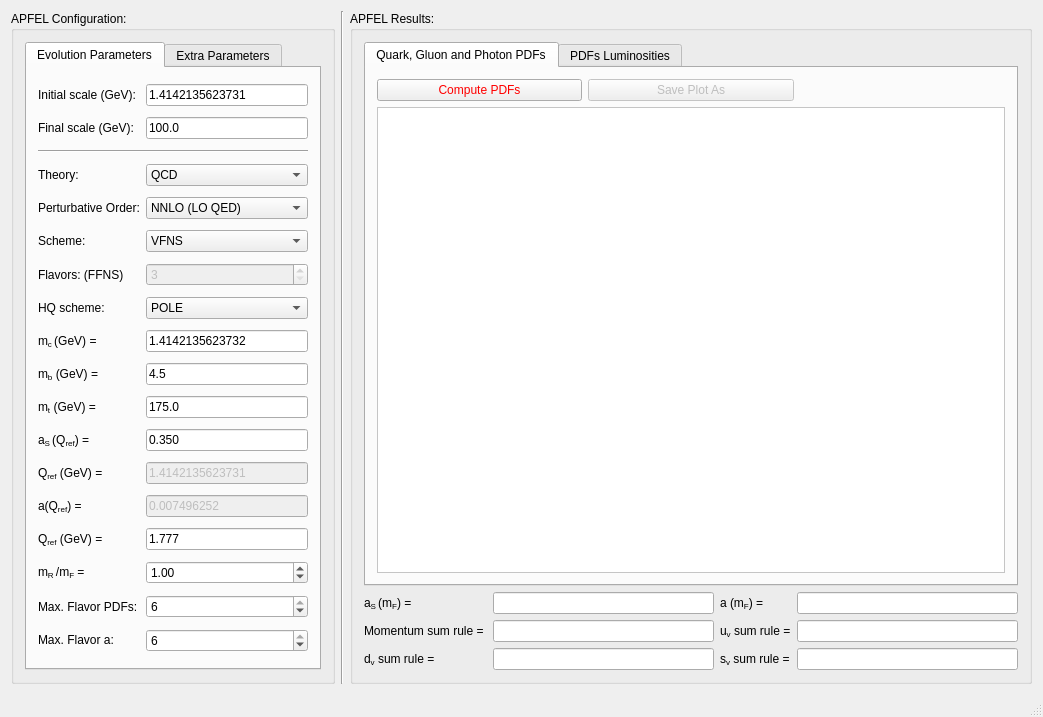
<?xml version="1.0" encoding="UTF-8"?>
<ui version="4.0">
 <class>MainWindow</class>
 <widget class="QMainWindow" name="MainWindow">
  <property name="geometry">
   <rect>
    <x>0</x>
    <y>0</y>
    <width>1043</width>
    <height>717</height>
   </rect>
  </property>
  <property name="sizePolicy">
   <sizepolicy hsizetype="Fixed" vsizetype="Fixed">
    <horstretch>0</horstretch>
    <verstretch>0</verstretch>
   </sizepolicy>
  </property>
  <property name="windowTitle">
   <string>APFEL GUI</string>
  </property>
  <property name="windowIcon">
   <iconset resource="../resources/resource.qrc">
    <normaloff>:/new/prefix1/logo.png</normaloff>:/new/prefix1/logo.png</iconset>
  </property>
  <widget class="QWidget" name="centralWidget">
   <layout class="QGridLayout" name="gridLayout_4">
    <item row="0" column="1">
     <widget class="Line" name="line">
      <property name="orientation">
       <enum>Qt::Vertical</enum>
      </property>
     </widget>
    </item>
    <item row="0" column="2">
     <widget class="QGroupBox" name="groupBox_2">
      <property name="title">
       <string>APFEL Results:</string>
      </property>
      <layout class="QGridLayout" name="gridLayout">
       <item row="4" column="1">
        <widget class="QLineEdit" name="lineEdit_5">
         <property name="readOnly">
          <bool>true</bool>
         </property>
        </widget>
       </item>
       <item row="5" column="2">
        <widget class="QLabel" name="label_15">
         <property name="text">
          <string>&lt;html&gt;&lt;head/&gt;&lt;body&gt;&lt;p&gt;s&lt;span style=&quot; vertical-align:sub;&quot;&gt;v&lt;/span&gt; sum rule =&lt;/p&gt;&lt;/body&gt;&lt;/html&gt;</string>
         </property>
        </widget>
       </item>
       <item row="3" column="3">
        <widget class="QLineEdit" name="lineEdit_4">
         <property name="readOnly">
          <bool>true</bool>
         </property>
        </widget>
       </item>
       <item row="3" column="1">
        <widget class="QLineEdit" name="lineEdit_3">
         <property name="readOnly">
          <bool>true</bool>
         </property>
        </widget>
       </item>
       <item row="3" column="0">
        <widget class="QLabel" name="label_10">
         <property name="text">
          <string>&lt;html&gt;&lt;head/&gt;&lt;body&gt;&lt;p&gt;&lt;span style=&quot; font-family:'Symbol';&quot;&gt;a&lt;/span&gt;&lt;span style=&quot; vertical-align:sub;&quot;&gt;S &lt;/span&gt;(&lt;span style=&quot; font-family:'Symbol';&quot;&gt;m&lt;/span&gt;&lt;span style=&quot; vertical-align:sub;&quot;&gt;F&lt;/span&gt;) =&lt;/p&gt;&lt;/body&gt;&lt;/html&gt;</string>
         </property>
        </widget>
       </item>
       <item row="3" column="2">
        <widget class="QLabel" name="label_11">
         <property name="text">
          <string>&lt;html&gt;&lt;head/&gt;&lt;body&gt;&lt;p&gt;&lt;span style=&quot; font-family:'Symbol';&quot;&gt;a &lt;/span&gt;(&lt;span style=&quot; font-family:'Symbol';&quot;&gt;m&lt;/span&gt;&lt;span style=&quot; vertical-align:sub;&quot;&gt;F&lt;/span&gt;) =&lt;/p&gt;&lt;/body&gt;&lt;/html&gt;</string>
         </property>
        </widget>
       </item>
       <item row="5" column="0">
        <widget class="QLabel" name="label_14">
         <property name="text">
          <string>&lt;html&gt;&lt;head/&gt;&lt;body&gt;&lt;p&gt;d&lt;span style=&quot; vertical-align:sub;&quot;&gt;v&lt;/span&gt; sum rule =&lt;/p&gt;&lt;/body&gt;&lt;/html&gt;</string>
         </property>
        </widget>
       </item>
       <item row="5" column="1">
        <widget class="QLineEdit" name="lineEdit_7">
         <property name="readOnly">
          <bool>true</bool>
         </property>
        </widget>
       </item>
       <item row="5" column="3">
        <widget class="QLineEdit" name="lineEdit_8">
         <property name="readOnly">
          <bool>true</bool>
         </property>
        </widget>
       </item>
       <item row="4" column="0">
        <widget class="QLabel" name="label_12">
         <property name="text">
          <string>&lt;html&gt;&lt;head/&gt;&lt;body&gt;&lt;p&gt;Momentum sum rule = &lt;/p&gt;&lt;/body&gt;&lt;/html&gt;</string>
         </property>
        </widget>
       </item>
       <item row="4" column="3">
        <widget class="QLineEdit" name="lineEdit_6">
         <property name="readOnly">
          <bool>true</bool>
         </property>
        </widget>
       </item>
       <item row="4" column="2">
        <widget class="QLabel" name="label_13">
         <property name="text">
          <string>&lt;html&gt;&lt;head/&gt;&lt;body&gt;&lt;p&gt;u&lt;span style=&quot; vertical-align:sub;&quot;&gt;v&lt;/span&gt; sum rule =&lt;/p&gt;&lt;/body&gt;&lt;/html&gt;</string>
         </property>
        </widget>
       </item>
       <item row="1" column="0" colspan="4">
        <widget class="QTabWidget" name="tabWidget">
         <property name="minimumSize">
          <size>
           <width>650</width>
           <height>400</height>
          </size>
         </property>
         <property name="currentIndex">
          <number>0</number>
         </property>
         <widget class="QWidget" name="tab">
          <attribute name="title">
           <string>Quark, Gluon and Photon PDFs</string>
          </attribute>
          <layout class="QGridLayout" name="gridLayout_2">
           <item row="0" column="0">
            <widget class="QPushButton" name="pushButton">
             <property name="styleSheet">
              <string notr="true">color: red</string>
             </property>
             <property name="text">
              <string>Compute PDFs</string>
             </property>
            </widget>
           </item>
           <item row="0" column="1">
            <widget class="QPushButton" name="pushButton_2">
             <property name="enabled">
              <bool>false</bool>
             </property>
             <property name="text">
              <string>Save Plot As</string>
             </property>
            </widget>
           </item>
           <item row="0" column="2">
            <widget class="QLabel" name="label_8">
             <property name="styleSheet">
              <string notr="true">image: url(:/new/prefix1/logoapfel.png);</string>
             </property>
             <property name="text">
              <string/>
             </property>
            </widget>
           </item>
           <item row="1" column="0" colspan="3">
            <widget class="QGraphicsView" name="graphicsView">
             <property name="sizePolicy">
              <sizepolicy hsizetype="Preferred" vsizetype="Preferred">
               <horstretch>0</horstretch>
               <verstretch>0</verstretch>
              </sizepolicy>
             </property>
             <property name="minimumSize">
              <size>
               <width>628</width>
               <height>433</height>
              </size>
             </property>
             <property name="styleSheet">
              <string notr="true">background-image: url(:/new/prefix1/splash.png);
background-repeat: no;
background-position: center;
background-color: rgb(255, 255, 255);
</string>
             </property>
             <property name="dragMode">
              <enum>QGraphicsView::NoDrag</enum>
             </property>
            </widget>
           </item>
          </layout>
         </widget>
         <widget class="QWidget" name="tab_2">
          <attribute name="title">
           <string>PDFs Luminosities</string>
          </attribute>
          <layout class="QGridLayout" name="gridLayout_5">
           <item row="0" column="0">
            <widget class="QPushButton" name="pushButton_3">
             <property name="styleSheet">
              <string notr="true">color: rgb(255, 0, 0);</string>
             </property>
             <property name="text">
              <string>Compute Luminosities</string>
             </property>
            </widget>
           </item>
           <item row="0" column="1">
            <widget class="QPushButton" name="pushButton_4">
             <property name="enabled">
              <bool>false</bool>
             </property>
             <property name="text">
              <string>Save Plot As</string>
             </property>
            </widget>
           </item>
           <item row="0" column="2">
            <widget class="QLabel" name="label_27">
             <property name="styleSheet">
              <string notr="true">image: url(:/new/prefix1/logoapfel.png);</string>
             </property>
             <property name="text">
              <string/>
             </property>
            </widget>
           </item>
           <item row="1" column="0" colspan="3">
            <widget class="QGraphicsView" name="graphicsView_2">
             <property name="sizePolicy">
              <sizepolicy hsizetype="Preferred" vsizetype="Preferred">
               <horstretch>0</horstretch>
               <verstretch>0</verstretch>
              </sizepolicy>
             </property>
             <property name="styleSheet">
              <string notr="true">background-image: url(:/new/prefix1/splash.png);
background-repeat: no;
background-position: center;
background-color: rgb(255, 255, 255);
</string>
             </property>
             <property name="dragMode">
              <enum>QGraphicsView::NoDrag</enum>
             </property>
            </widget>
           </item>
          </layout>
         </widget>
        </widget>
       </item>
      </layout>
     </widget>
    </item>
    <item row="0" column="0">
     <widget class="QGroupBox" name="groupBox">
      <property name="title">
       <string>APFEL Configuration:</string>
      </property>
      <layout class="QGridLayout" name="gridLayout_7">
       <item row="0" column="0">
        <widget class="QTabWidget" name="tabWidget_2">
         <property name="currentIndex">
          <number>0</number>
         </property>
         <widget class="QWidget" name="tab_3">
          <attribute name="title">
           <string>Evolution Parameters</string>
          </attribute>
          <layout class="QGridLayout" name="gridLayout_3">
           <item row="0" column="0">
            <widget class="QLabel" name="label">
             <property name="text">
              <string>Initial scale (GeV):</string>
             </property>
            </widget>
           </item>
           <item row="0" column="1">
            <widget class="QLineEdit" name="lineEdit_2">
             <property name="text">
              <string>1.4142135623731</string>
             </property>
            </widget>
           </item>
           <item row="1" column="0">
            <widget class="QLabel" name="label_2">
             <property name="text">
              <string>Final scale (GeV):</string>
             </property>
            </widget>
           </item>
           <item row="1" column="1">
            <widget class="QLineEdit" name="lineEdit_9">
             <property name="text">
              <string>100.0</string>
             </property>
            </widget>
           </item>
           <item row="2" column="0" colspan="2">
            <widget class="Line" name="line_2">
             <property name="orientation">
              <enum>Qt::Horizontal</enum>
             </property>
            </widget>
           </item>
           <item row="3" column="0">
            <widget class="QLabel" name="label_3">
             <property name="text">
              <string>Theory:</string>
             </property>
            </widget>
           </item>
           <item row="3" column="1">
            <widget class="QComboBox" name="comboBox">
             <item>
              <property name="text">
               <string>QCD</string>
              </property>
             </item>
             <item>
              <property name="text">
               <string>QED</string>
              </property>
             </item>
             <item>
              <property name="text">
               <string>QECDP</string>
              </property>
             </item>
             <item>
              <property name="text">
               <string>QCEDP</string>
              </property>
             </item>
             <item>
              <property name="text">
               <string>QavDP</string>
              </property>
             </item>
             <item>
              <property name="text">
               <string>QECDS</string>
              </property>
             </item>
             <item>
              <property name="text">
               <string>QCEDS</string>
              </property>
             </item>
             <item>
              <property name="text">
               <string>QavDS</string>
              </property>
             </item>
            </widget>
           </item>
           <item row="4" column="0">
            <widget class="QLabel" name="label_4">
             <property name="text">
              <string>Perturbative Order:</string>
             </property>
            </widget>
           </item>
           <item row="4" column="1">
            <widget class="QComboBox" name="comboBox_2">
             <property name="currentIndex">
              <number>2</number>
             </property>
             <item>
              <property name="text">
               <string>LO (LO QED)</string>
              </property>
             </item>
             <item>
              <property name="text">
               <string>NLO (LO QED)</string>
              </property>
             </item>
             <item>
              <property name="text">
               <string>NNLO (LO QED)</string>
              </property>
             </item>
            </widget>
           </item>
           <item row="5" column="0">
            <widget class="QLabel" name="label_5">
             <property name="text">
              <string>Scheme:</string>
             </property>
            </widget>
           </item>
           <item row="5" column="1">
            <widget class="QComboBox" name="comboBox_3">
             <item>
              <property name="text">
               <string>VFNS</string>
              </property>
             </item>
             <item>
              <property name="text">
               <string>FFNS</string>
              </property>
             </item>
            </widget>
           </item>
           <item row="6" column="0">
            <widget class="QLabel" name="label_9">
             <property name="text">
              <string>Flavors: (FFNS)</string>
             </property>
            </widget>
           </item>
           <item row="6" column="1">
            <widget class="QSpinBox" name="spinBox">
             <property name="enabled">
              <bool>false</bool>
             </property>
             <property name="minimum">
              <number>3</number>
             </property>
             <property name="maximum">
              <number>6</number>
             </property>
            </widget>
           </item>
           <item row="7" column="0">
            <widget class="QLabel" name="label_6">
             <property name="text">
              <string>HQ scheme:</string>
             </property>
            </widget>
           </item>
           <item row="7" column="1">
            <widget class="QComboBox" name="comboBox_4">
             <property name="enabled">
              <bool>true</bool>
             </property>
             <item>
              <property name="text">
               <string>POLE</string>
              </property>
             </item>
             <item>
              <property name="text">
               <string>MSbar</string>
              </property>
             </item>
            </widget>
           </item>
           <item row="8" column="0">
            <widget class="QLabel" name="label_20">
             <property name="text">
              <string>&lt;html&gt;&lt;head/&gt;&lt;body&gt;&lt;p&gt;m&lt;span style=&quot; vertical-align:sub;&quot;&gt;c &lt;/span&gt; (GeV) =&lt;/p&gt;&lt;/body&gt;&lt;/html&gt;</string>
             </property>
            </widget>
           </item>
           <item row="8" column="1">
            <widget class="QLineEdit" name="lineEdit_10">
             <property name="inputMethodHints">
              <set>Qt::ImhDigitsOnly</set>
             </property>
             <property name="inputMask">
              <string notr="true"/>
             </property>
             <property name="text">
              <string>1.4142135623732</string>
             </property>
            </widget>
           </item>
           <item row="9" column="0">
            <widget class="QLabel" name="label_21">
             <property name="text">
              <string>&lt;html&gt;&lt;head/&gt;&lt;body&gt;&lt;p&gt;m&lt;span style=&quot; vertical-align:sub;&quot;&gt;b&lt;/span&gt; (GeV) =&lt;/p&gt;&lt;/body&gt;&lt;/html&gt;</string>
             </property>
            </widget>
           </item>
           <item row="9" column="1">
            <widget class="QLineEdit" name="lineEdit_11">
             <property name="text">
              <string>4.5</string>
             </property>
            </widget>
           </item>
           <item row="10" column="0">
            <widget class="QLabel" name="label_22">
             <property name="text">
              <string>&lt;html&gt;&lt;head/&gt;&lt;body&gt;&lt;p&gt;m&lt;span style=&quot; vertical-align:sub;&quot;&gt;t&lt;/span&gt; (GeV) =&lt;/p&gt;&lt;/body&gt;&lt;/html&gt;</string>
             </property>
            </widget>
           </item>
           <item row="10" column="1">
            <widget class="QLineEdit" name="lineEdit_12">
             <property name="text">
              <string>175.0</string>
             </property>
            </widget>
           </item>
           <item row="11" column="0">
            <widget class="QLabel" name="label_16">
             <property name="text">
              <string>&lt;html&gt;&lt;head/&gt;&lt;body&gt;&lt;p&gt;&lt;span style=&quot; font-family:'Symbol';&quot;&gt;a&lt;/span&gt;&lt;span style=&quot; vertical-align:sub;&quot;&gt;S &lt;/span&gt;(Q&lt;span style=&quot; vertical-align:sub;&quot;&gt;ref&lt;/span&gt;) =&lt;/p&gt;&lt;/body&gt;&lt;/html&gt;</string>
             </property>
            </widget>
           </item>
           <item row="11" column="1">
            <widget class="QLineEdit" name="lineEdit_13">
             <property name="text">
              <string>0.350</string>
             </property>
            </widget>
           </item>
           <item row="12" column="0">
            <widget class="QLabel" name="label_17">
             <property name="text">
              <string>&lt;html&gt;&lt;head/&gt;&lt;body&gt;&lt;p&gt;Q&lt;span style=&quot; vertical-align:sub;&quot;&gt;ref&lt;/span&gt; (GeV) =&lt;/p&gt;&lt;/body&gt;&lt;/html&gt;</string>
             </property>
            </widget>
           </item>
           <item row="12" column="1">
            <widget class="QLineEdit" name="lineEdit_14">
             <property name="enabled">
              <bool>false</bool>
             </property>
             <property name="text">
              <string>1.4142135623731</string>
             </property>
            </widget>
           </item>
           <item row="13" column="0">
            <widget class="QLabel" name="label_18">
             <property name="text">
              <string>&lt;html&gt;&lt;head/&gt;&lt;body&gt;&lt;p&gt;&lt;span style=&quot; font-family:'Symbol';&quot;&gt;a&lt;/span&gt;&lt;span style=&quot; vertical-align:sub;&quot;/&gt;(Q&lt;span style=&quot; vertical-align:sub;&quot;&gt;ref&lt;/span&gt;) =&lt;/p&gt;&lt;/body&gt;&lt;/html&gt;</string>
             </property>
            </widget>
           </item>
           <item row="13" column="1">
            <widget class="QLineEdit" name="lineEdit_15">
             <property name="enabled">
              <bool>false</bool>
             </property>
             <property name="text">
              <string>0.007496252</string>
             </property>
            </widget>
           </item>
           <item row="14" column="0">
            <widget class="QLabel" name="label_19">
             <property name="text">
              <string>&lt;html&gt;&lt;head/&gt;&lt;body&gt;&lt;p&gt;Q&lt;span style=&quot; vertical-align:sub;&quot;&gt;ref&lt;/span&gt; (GeV) =&lt;/p&gt;&lt;/body&gt;&lt;/html&gt;</string>
             </property>
            </widget>
           </item>
           <item row="14" column="1">
            <widget class="QLineEdit" name="lineEdit_16">
             <property name="text">
              <string>1.777</string>
             </property>
            </widget>
           </item>
           <item row="15" column="0">
            <widget class="QLabel" name="label_23">
             <property name="text">
              <string>&lt;html&gt;&lt;head/&gt;&lt;body&gt;&lt;p&gt;&lt;span style=&quot; font-family:'Symbol';&quot;&gt;m&lt;/span&gt;&lt;span style=&quot; vertical-align:sub;&quot;&gt;R &lt;/span&gt;/&lt;span style=&quot; vertical-align:sub;&quot;/&gt;&lt;span style=&quot; font-family:'Symbol';&quot;&gt;m&lt;/span&gt;&lt;span style=&quot; vertical-align:sub;&quot;&gt;F&lt;/span&gt; =&lt;/p&gt;&lt;/body&gt;&lt;/html&gt;</string>
             </property>
            </widget>
           </item>
           <item row="15" column="1">
            <widget class="QDoubleSpinBox" name="doubleSpinBox_10">
             <property name="value">
              <double>1.000000000000000</double>
             </property>
            </widget>
           </item>
           <item row="16" column="0">
            <widget class="QLabel" name="label_24">
             <property name="text">
              <string>Max. Flavor PDFs:</string>
             </property>
            </widget>
           </item>
           <item row="16" column="1">
            <widget class="QSpinBox" name="spinBox_2">
             <property name="minimum">
              <number>3</number>
             </property>
             <property name="maximum">
              <number>6</number>
             </property>
             <property name="value">
              <number>6</number>
             </property>
            </widget>
           </item>
           <item row="17" column="0">
            <widget class="QLabel" name="label_25">
             <property name="text">
              <string>&lt;html&gt;&lt;head/&gt;&lt;body&gt;&lt;p&gt;Max. Flavor &lt;span style=&quot; font-family:'Symbol';&quot;&gt;a:&lt;/span&gt;&lt;/p&gt;&lt;/body&gt;&lt;/html&gt;</string>
             </property>
            </widget>
           </item>
           <item row="17" column="1">
            <widget class="QSpinBox" name="spinBox_3">
             <property name="minimum">
              <number>3</number>
             </property>
             <property name="maximum">
              <number>6</number>
             </property>
             <property name="value">
              <number>6</number>
             </property>
            </widget>
           </item>
          </layout>
         </widget>
         <widget class="QWidget" name="tab_4">
          <attribute name="title">
           <string>Extra Parameters</string>
          </attribute>
          <layout class="QGridLayout" name="gridLayout_6">
           <item row="2" column="0" colspan="2">
            <widget class="Line" name="line_3">
             <property name="orientation">
              <enum>Qt::Horizontal</enum>
             </property>
            </widget>
           </item>
           <item row="1" column="1">
            <widget class="QSpinBox" name="spinBox_4">
             <property name="maximum">
              <number>1000</number>
             </property>
            </widget>
           </item>
           <item row="1" column="0">
            <widget class="QLabel" name="label_26">
             <property name="text">
              <string>Replica:</string>
             </property>
            </widget>
           </item>
           <item row="0" column="0">
            <widget class="QLabel" name="label_7">
             <property name="text">
              <string>Input LHgrid:</string>
             </property>
            </widget>
           </item>
           <item row="0" column="1">
            <widget class="QLineEdit" name="lineEdit">
             <property name="toolTip">
              <string>&lt;html&gt;&lt;head/&gt;&lt;body&gt;&lt;p&gt;Use ToyLH for internal PDFs. Use the .LHgrid prefix for LHAPDF sets.&lt;/p&gt;&lt;/body&gt;&lt;/html&gt;</string>
             </property>
             <property name="text">
              <string>ToyLH</string>
             </property>
            </widget>
           </item>
           <item row="8" column="0">
            <spacer name="verticalSpacer">
             <property name="orientation">
              <enum>Qt::Vertical</enum>
             </property>
             <property name="sizeHint" stdset="0">
              <size>
               <width>20</width>
               <height>40</height>
              </size>
             </property>
            </spacer>
           </item>
           <item row="4" column="0">
            <widget class="QLabel" name="label_28">
             <property name="text">
              <string>CM energy (GeV):</string>
             </property>
            </widget>
           </item>
           <item row="4" column="1">
            <widget class="QLineEdit" name="lineEdit_17">
             <property name="text">
              <string>8000.0</string>
             </property>
            </widget>
           </item>
           <item row="6" column="1">
            <widget class="QLineEdit" name="lineEdit_19">
             <property name="text">
              <string>2000.0</string>
             </property>
            </widget>
           </item>
           <item row="3" column="0">
            <widget class="QLabel" name="label_29">
             <property name="text">
              <string>&lt;html&gt;&lt;head/&gt;&lt;body&gt;&lt;p&gt;&lt;span style=&quot; font-weight:600;&quot;&gt;Luminosity:&lt;/span&gt;&lt;/p&gt;&lt;/body&gt;&lt;/html&gt;</string>
             </property>
            </widget>
           </item>
           <item row="5" column="0">
            <widget class="QLabel" name="label_30">
             <property name="text">
              <string>&lt;html&gt;&lt;head/&gt;&lt;body&gt;&lt;p&gt;M&lt;span style=&quot; vertical-align:sub;&quot;&gt;X&lt;/span&gt; minimum (GeV):&lt;/p&gt;&lt;/body&gt;&lt;/html&gt;</string>
             </property>
            </widget>
           </item>
           <item row="6" column="0">
            <widget class="QLabel" name="label_31">
             <property name="text">
              <string>&lt;html&gt;&lt;head/&gt;&lt;body&gt;&lt;p&gt;M&lt;span style=&quot; vertical-align:sub;&quot;&gt;X&lt;/span&gt; maximum (GeV):&lt;/p&gt;&lt;/body&gt;&lt;/html&gt;</string>
             </property>
            </widget>
           </item>
           <item row="5" column="1">
            <widget class="QLineEdit" name="lineEdit_18">
             <property name="text">
              <string>10.0</string>
             </property>
            </widget>
           </item>
           <item row="7" column="0">
            <widget class="QLabel" name="label_32">
             <property name="text">
              <string>Mx points:</string>
             </property>
            </widget>
           </item>
           <item row="7" column="1">
            <widget class="QSpinBox" name="spinBox_5">
             <property name="minimum">
              <number>3</number>
             </property>
             <property name="maximum">
              <number>100</number>
             </property>
             <property name="value">
              <number>30</number>
             </property>
            </widget>
           </item>
          </layout>
         </widget>
        </widget>
       </item>
      </layout>
     </widget>
    </item>
   </layout>
   <zorder>groupBox</zorder>
   <zorder>groupBox_2</zorder>
   <zorder>line</zorder>
  </widget>
  <widget class="QMenuBar" name="menuBar">
   <property name="geometry">
    <rect>
     <x>0</x>
     <y>0</y>
     <width>1043</width>
     <height>25</height>
    </rect>
   </property>
  </widget>
  <widget class="QStatusBar" name="statusBar"/>
 </widget>
 <layoutdefault spacing="6" margin="11"/>
 <resources>
  <include location="../resources/resource.qrc"/>
 </resources>
 <connections/>
</ui>
